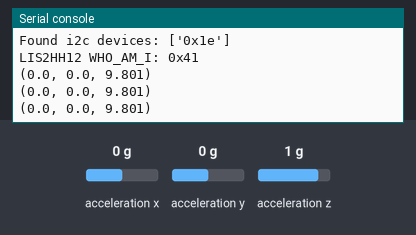
A program run on a simulated ESP32 board running CircuitPython. Parts: the last lines printed to the serial console. The inputs (shaded band) are chosen by the test bench; at power-on: acceleration x 0 g, acceleration y 0 g, acceleration z 1 g. Library files of the repository ran but are not shown: lis2hh12_accel.py.

Above: at 1.2 s.
1.3 s: acceleration x set to -1.4 g
At 1.9 s:
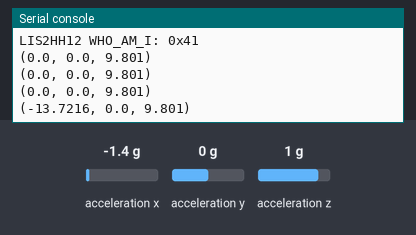
2.8 s: acceleration y set to -1.4 g
At 3.5 s:
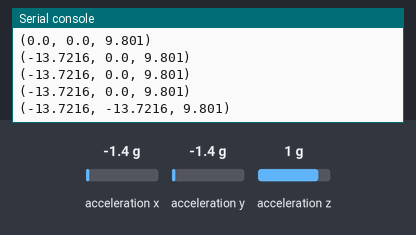
4.3 s: acceleration z set to -1.4 g
At 5.0 s:
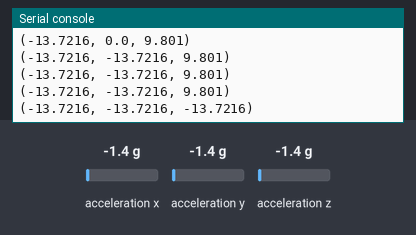

The program:

code_lis2hh12_test.py
```python
import board
import busio
import struct
import time

from lis2hh12_accel import LIS2HH12

i2c = busio.I2C(board.IO6,board.IO5)

while not i2c.try_lock():
    pass
print("Found i2c devices:", [hex(x) for x in i2c.scan()])
i2c.unlock()

device = LIS2HH12(i2c)
print("LIS2HH12 WHO_AM_I:", hex(device.whoami))

while True:
    print(device.acceleration)
    time.sleep(0.5)
```

Measured:
- after the input at 1.3 s, the serial console: prints a new line after 0.23 s (image 1)
- after the input at 2.8 s, the serial console: prints a new line after 0.24 s (image 2)
- after the input at 4.3 s, the serial console: prints a new line after 0.25 s (image 3)
